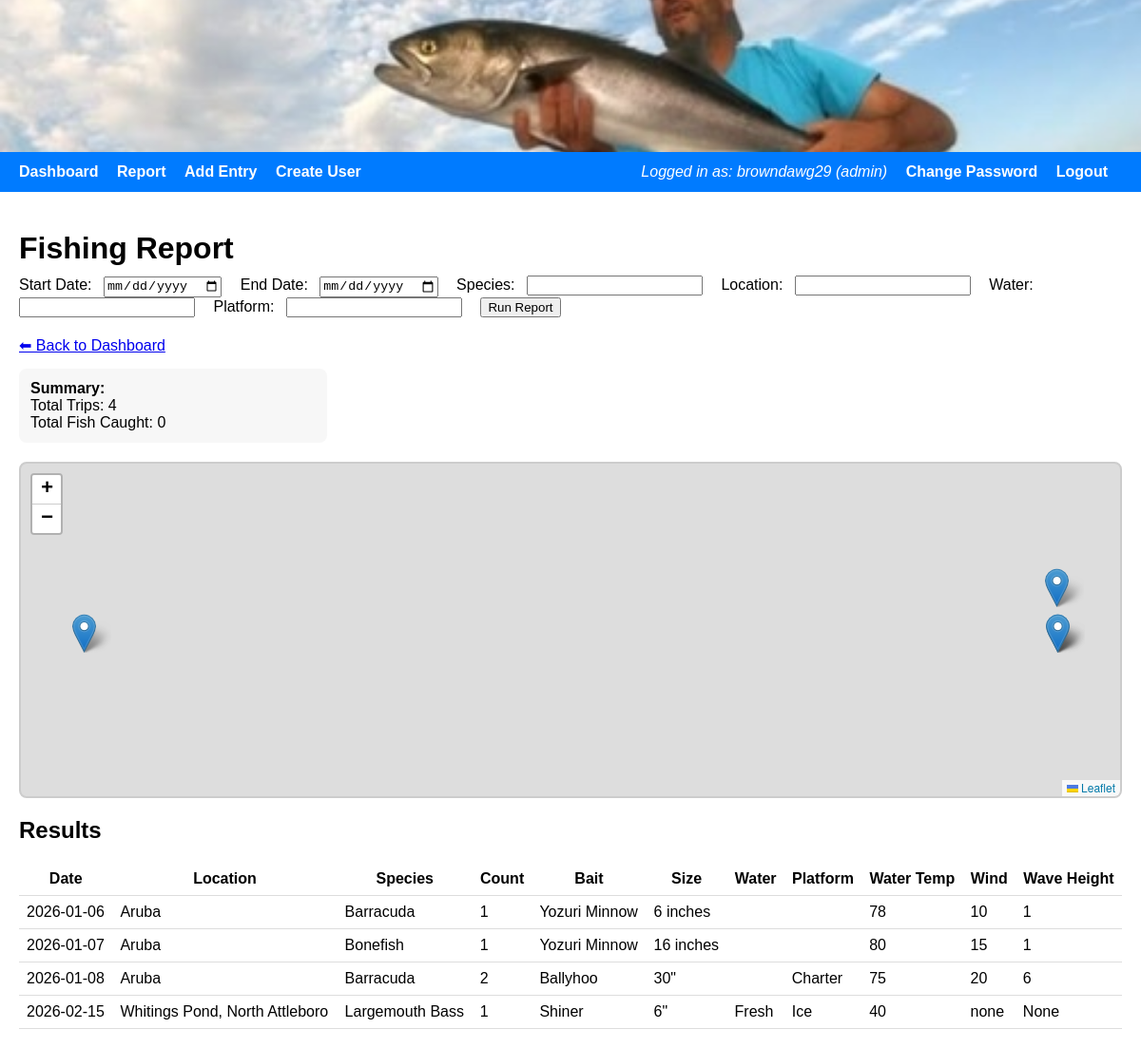
Page /report (signed in) on the committed database.
### tables this page shows
CREATE TABLE users (
    id INTEGER PRIMARY KEY AUTOINCREMENT,
    username TEXT UNIQUE NOT NULL,
    password_hash TEXT NOT NULL,
    role TEXT NOT NULL
);

CREATE TABLE observations (
    id INTEGER PRIMARY KEY AUTOINCREMENT,
    date DATE NOT NULL,
    location TEXT NOT NULL,
    species TEXT NOT NULL,
    count INTEGER CHECK(count >= 0),
    bait TEXT
, size TEXT, water TEXT, platform TEXT, comments TEXT, image TEXT, lat REAL, lng REAL, water_temp TEXT, wind TEXT, wave_height TEXT);

### app.py (the view)
        def decorated_view(*args, **kwargs):
            if not current_user.is_authenticated:
                return login_manager.unauthorized()
            if current_user.role not in [role, "admin"]:
                abort(403)
            return fn(*args, **kwargs)

### app.py (called while the page is built)
def get_user_connection():
    conn = sqlite3.connect("mydatabase.db")
    conn.row_factory = sqlite3.Row
    return conn

@login_manager.user_loader
def load_user(user_id):
    return User.get(user_id)

def role_required(role):
    def wrapper(fn):
        def decorated_view(*args, **kwargs):
            if not current_user.is_authenticated:
                return login_manager.unauthorized()
            if current_user.role not in [role, "admin"]:
                abort(403)
            return fn(*args, **kwargs)
        decorated_view.__name__ = fn.__name__
        return decorated_view
    return wrapper

def get_db_connection():
    conn = sqlite3.connect("mydatabase.db")
    conn.row_factory = sqlite3.Row
    return conn

    @staticmethod
    def get(user_id):
        conn = get_user_connection()
        row = conn.execute("SELECT * FROM users WHERE id = ?", (user_id,)).fetchone()
        conn.close()
        if row:
            return User(row["id"], row["username"], row["password_hash"], row["role"])
        return None

### templates/report.html (shortened to what this page needs)
{% extends "base.html" %}
{% block content %}
<h1>Fishing Report</h1>
<link rel="stylesheet" href="https://unpkg.com/leaflet/dist/leaflet.css">
<form method="get" action="/report">
    <label>Start Date:</label>
    <input type="date" name="start" value="{{ request.args.get('start','') }}">
    <label>End Date:</label>
    <input type="date" name="end" value="{{ request.args.get('end','') }}">
    <label>Species:</label>
    <input type="text" name="species" value="{{ request.args.get('species','') }}">
    <label>Location:</label>
    <input type="text" name="location" value="{{ request.args.get('location','') }}">
    <label>Water:</label>
    <input type="text" name="water" value="{{ request.args.get('water','') }}">
    <label>Platform:</label>
    <input type="text" name="platform" value="{{ request.args.get('platform','') }}">
    <button type="submit">Run Report</button>
</form>
<a href="/">⬅ Back to Dashboard</a>
<div class="stats-box">
    <strong>Summary:</strong><br>
    Total Trips: {{ rows|length }}<br>
    {% set total_fish = 0 %}
    {% for r in rows %}
        {% if r.count %}
            {% set total_fish = total_fish + r.count|int %}
        {% endif %}
    {% endfor %}
    Total Fish Caught: {{ total_fish }}<br>
</div>
<div id="map"></div>
<h2>Results</h2>
<table>
    <tr>
        <th>Date</th>
        <th>Location</th>
        <th>Species</th>
        <th>Count</th>
        <th>Bait</th>
        <th>Size</th>
        <th>Water</th>
        <th>Platform</th>
        <th>Water Temp</th>
        <th>Wind</th>
        <th>Wave Height</th>
    </tr>
    {% for row in rows %}
    <tr>
        <td>{{ row.date }}</td>
        <td>{{ row.location }}</td>
        <td>{{ row.species }}</td>
        <td>{{ row.count }}</td>
        <td>{{ row.bait }}</td>
        <td>{{ row.size }}</td>
        <td>{{ row.water }}</td>
        <td>{{ row.platform }}</td>
        <td>{{ row.water_temp }}</td>
        <td>{{ row.wind }}</td>
        <td>{{ row.wave_height }}</td>
    </tr>
    {% endfor %}
</table>
{% endblock %}

### templates/base.html (shortened to what this page needs)
<!DOCTYPE html>
<html>
<head>
</head>
<body>
<div class="header-banner">
<img src="{{ url_for('static', filename='uploads/your_banner_image.jpg') }}" alt="TRIPSONTHEBOAT Banner">
</div>
<div class="navbar">
    <div class="nav-left">
        <a href="/">Dashboard</a>
        <a href="/report">Report</a>
        {% if current_user.is_authenticated and current_user.role == "admin" %}
            <a href="/add">Add Entry</a>
            <a href="/create_user">Create User</a>
        {% endif %}
    </div>
    <div class="nav-right">
        {% if current_user.is_authenticated %}
            <span>Logged in as: {{ current_user.username }} ({{ current_user.role }})</span>
            <a href="/change_password">Change Password</a>
            <a href="/logout">Logout</a>
        {% else %}
            <a href="/login">Login</a>
        {% endif %}
    </div>
</div>
<div class="container">
    {% block content %}{% endblock %}
</div>
</body>
</html>

### templates/base.html (style rules this page uses)
body { font-family: Arial, sans-serif; margin: 0; padding: 0; }
.header-banner { width: 100%; height: 160px; overflow: hidden; display: flex; justify-content: center; align-items: center; background: #000; }
.header-banner img { width: 100%; height: 100%; object-fit: cover; display: block; }
.navbar { background: #007bff; padding: 12px 20px; color: white; display: flex; justify-content: space-between; align-items: center; }
.nav-left a, .nav-right a { color: white; margin-right: 15px; text-decoration: none; font-weight: bold; }
.nav-right span { margin-right: 15px; font-style: italic; }
.container { padding: 20px; }

### templates/report.html (style rules this page uses)
h1 { margin-bottom: 10px; }
form { margin-bottom: 20px; }
label { margin-right: 8px; }
input, select { margin-right: 15px; }
#map { height: 350px; border: 2px solid #ccc; border-radius: 8px; margin-top: 20px; margin-bottom: 20px; }
table { width: 100%; border-collapse: collapse; margin-top: 15px; }
th, td { padding: 8px; border-bottom: 1px solid #ddd; }
.stats-box { background: #f7f7f7; padding: 12px; border-radius: 8px; margin-top: 15px; width: 300px; }

### rows in the picture
users: username "browndawg29", role "admin"
observations: date "2026-01-06", location "Aruba", species "Barracuda", count "1", bait "Yozuri Minnow", size "6 inches", water_temp "78", wind "10", wave_height "1"
observations: date "2026-01-07", location "Aruba", species "Bonefish", count "1", bait "Yozuri Minnow", size "16 inches", water_temp "80", wind "15", wave_height "1"
observations: date "2026-01-08", location "Aruba", species "Barracuda", count "2", bait "Ballyhoo", size "30\"", platform "Charter", water_temp "75", wind "20", wave_height "6"
observations: date "2026-02-15", location "Whitings Pond, North Attleboro", species "Largemouth Bass", count "1", bait "Shiner", size "6\"", water "Fresh", platform "Ice", water_temp "40", wind "none", wave_height "None"

### other values in the picture
{{ rows|length }} "4"
{{ total_fish }} "0"
